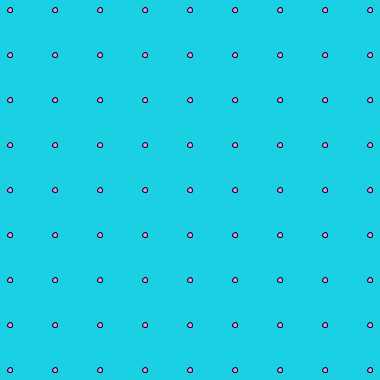
Frame 1 (no input)
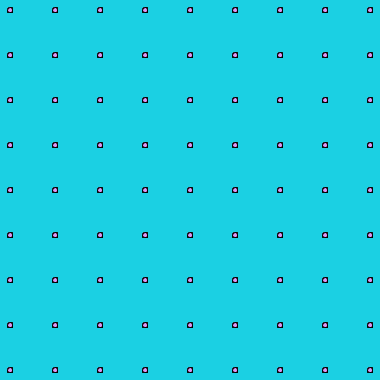
Frame 60 (the mouse pressed at the canvas centre just before this capture)
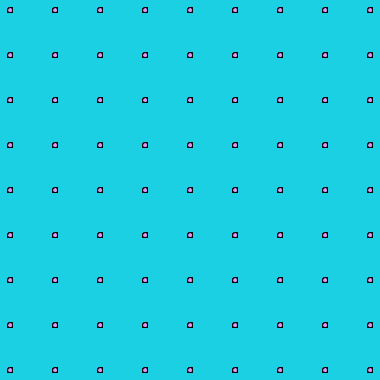
Frame 120 (the mouse held since frame 60 and released just before this capture)

The Processing sketch that drew these frames (run headless with seeded random() and noise(); from frame 60 on, the mouse is pressed at the canvas centre):

// Processing sketch: processing_51264
// ── processing_51264.pde

// 8X8 grid PS1 #4

void setup() {
size (380, 380);
smooth();
background(27,208,227);
}


void draw() {
  

fill(226,150,247);

for (int x=10; x<=400; x=x+45) {
 for (int y=10; y<=400; y=y+45) 
 
 
 ellipse(x,y,5,5);
 
 }
 }
